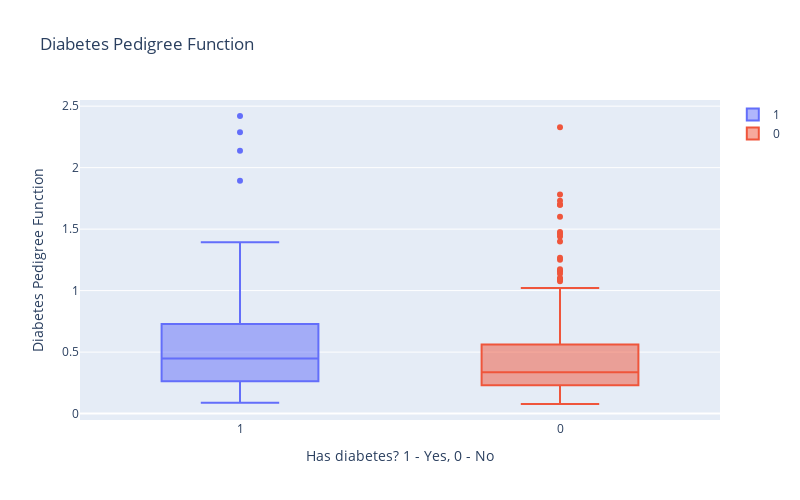

Notebook code cell kept with this figure:
### Code cell
figs = []

for outcome in diabetic:
    figs.append(
        go.Box(
            y = df.loc[(df['Outcome']==outcome), 'DiabetesPedigreeFunction'],
            name = outcome
        )
    )
layout = go.Layout(
    title = "Diabetes Pedigree Function",
    xaxis = {"title" : "Has diabetes? 1 - Yes, 0 - No"},
    yaxis = {"title" : "Diabetes Pedigree Function"},
    width=800,
    height=500
)

fig = go.Figure(data=figs, layout=layout)
py.offline.iplot(fig)

### Figure 1 — Plotly figure (JSON) as saved in the notebook; plotly's stock layout.template omitted (floating-point values rounded to 4 significant figures; data arrays with more than 128 entries replaced by an {"elided": "..."} marker saying what was removed)
{"data": [{"name": "1", "type": "box", "y": {"elided": "268 float values"}}, {"name": "0", "type": "box", "y": {"elided": "500 float values"}}], "layout": {"height": 500, "title": {"text": "Diabetes Pedigree Function"}, "width": 800, "xaxis": {"title": {"text": "Has diabetes? 1 - Yes, 0 - No"}}, "yaxis": {"title": {"text": "Diabetes Pedigree Function"}}}}
